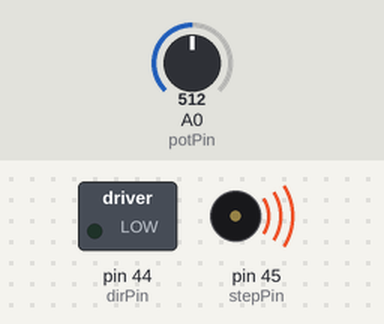
Bench run of a sketch on a simulated Arduino Mega 2560, built with avr-gcc and run on an emulated ATmega2560. On the bench: switched loads named in the sketch (green lamp = pin HIGH), buzzer (waves = sounding). Inputs (shaded band) come from the test bench; at power-on: A0 (potPin) = 512.

Above: at 0.1 s.
Timing chart, 0 to 1.6 s (numbered marks = the images above):
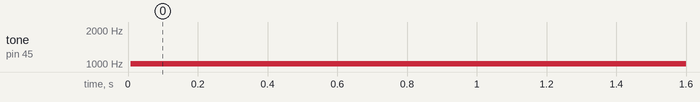

The sketch:

Water_Pump_Pot.ino
```cpp
// Define stepper motor connections:
#define dirPin 44
#define stepPin 45

#define potPin 0


int freq_range_low = 2000; // 500Hz
int freq_range_high = 50; // 10kHz

int scale = 32;
int pow2 = 5;
static uint16_t rolling_average[32];

void disable_PWM() {
  TCCR5A &= ~(1 << COM5B0); // Disables PWM on pin 45
}

void enable_PWM() {
  TCCR5A |= (1 << COM5B0); // Enables PWM on pin 45
}

void update_frequency_with_pot() {
  uint16_t pot = analogRead(potPin);
  for(int i=0; i < scale-1;i++){
    rolling_average[i] = rolling_average[i+1];
  }
  rolling_average[scale-1] = pot;

  uint16_t average = 0;

  for(int i=0; i < scale-1;i++){
    average += rolling_average[i];
  }

  average = average >> pow2;
  //Serial.println(average);

  int scaled_value = map(average, 1021, 0, freq_range_low, freq_range_high);
  OCR5A = scaled_value;
}

void setup() {

  Serial.begin(9600);
 // Declare motor pins as output:
  pinMode(stepPin, OUTPUT);
  pinMode(dirPin, OUTPUT);
  // Set the spinning direction CW/CCW:
  digitalWrite(dirPin, LOW);

    // Zero out registers for controlling the timer.
  TCCR5A = 0;
  TCCR5B = 0;

  TCNT5 = 0;  // Sets counter to 0. Will auto-increment in background
  OCR5A = freq_range_low; //MODIFY THIS ONE. The timer will count up to this number and reset.
  // The bigger the number, the slower the frequency.
  // Range is from 0 to 2^16 (65536)
  // Frequency Equation:
  // 16MHz/(2*8*(OCR5A+1))

  TCCR5A |= (1 << COM5B0); // Sets pin 45 to toggle on compare match
  TCCR5B |= (1 << WGM52); // Sets mode to Clear Timer on Compare match (CTC)
  TCCR5B |= (1 << CS51); // Sets prescaler. See pg.157 of datasheet
}

void loop() {
  // put your main code here, to run repeatedly:
  enable_PWM();
  update_frequency_with_pot();
  //Serial.println(OCR5A);
  //Serial.println(TCCR5A);
}
```

Measured:
- by itself, tone on pin 45 (stepPin): silent → 1001 Hz at 0.01 s
